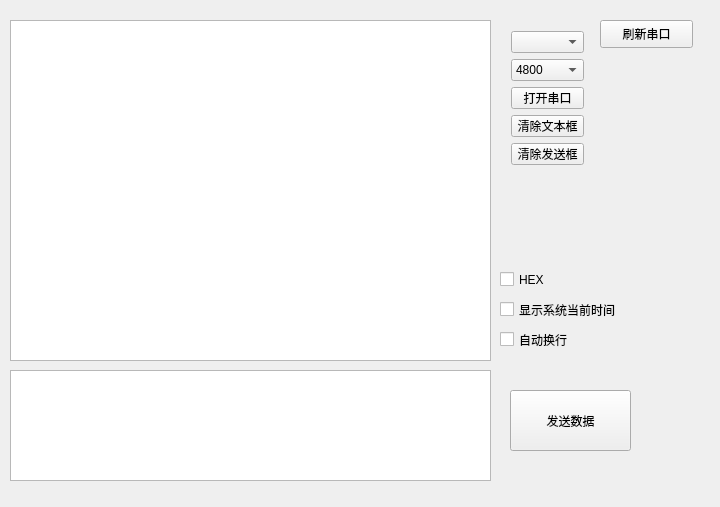
<?xml version="1.0" encoding="UTF-8"?>
<ui version="4.0">
 <class>Widget</class>
 <widget class="QWidget" name="Widget">
  <property name="geometry">
   <rect>
    <x>0</x>
    <y>0</y>
    <width>720</width>
    <height>507</height>
   </rect>
  </property>
  <property name="windowTitle">
   <string>Widget</string>
  </property>
  <widget class="QTextEdit" name="recvTextEdit">
   <property name="geometry">
    <rect>
     <x>10</x>
     <y>20</y>
     <width>481</width>
     <height>341</height>
    </rect>
   </property>
  </widget>
  <widget class="QPushButton" name="sendButton">
   <property name="geometry">
    <rect>
     <x>510</x>
     <y>390</y>
     <width>121</width>
     <height>61</height>
    </rect>
   </property>
   <property name="text">
    <string>发送数据</string>
   </property>
  </widget>
  <widget class="QTextEdit" name="sendTextEdit">
   <property name="geometry">
    <rect>
     <x>10</x>
     <y>370</y>
     <width>481</width>
     <height>111</height>
    </rect>
   </property>
  </widget>
  <widget class="QWidget" name="layoutWidget">
   <property name="geometry">
    <rect>
     <x>500</x>
     <y>20</y>
     <width>95</width>
     <height>156</height>
    </rect>
   </property>
   <layout class="QGridLayout" name="gridLayout">
    <item row="0" column="0">
     <widget class="QComboBox" name="portComboBox"/>
    </item>
    <item row="1" column="0">
     <widget class="QComboBox" name="baudComboBox">
      <item>
       <property name="text">
        <string>4800</string>
       </property>
      </item>
      <item>
       <property name="text">
        <string>9600</string>
       </property>
      </item>
      <item>
       <property name="text">
        <string>19200</string>
       </property>
      </item>
      <item>
       <property name="text">
        <string>38400</string>
       </property>
      </item>
      <item>
       <property name="text">
        <string>57600</string>
       </property>
      </item>
      <item>
       <property name="text">
        <string>115200</string>
       </property>
      </item>
      <item>
       <property name="text">
        <string>128000</string>
       </property>
      </item>
      <item>
       <property name="text">
        <string>256000</string>
       </property>
      </item>
     </widget>
    </item>
    <item row="2" column="0">
     <widget class="QPushButton" name="openPortButton">
      <property name="text">
       <string>打开串口</string>
      </property>
     </widget>
    </item>
    <item row="3" column="0">
     <widget class="QPushButton" name="clearTextButton">
      <property name="text">
       <string>清除文本框</string>
      </property>
     </widget>
    </item>
    <item row="4" column="0">
     <widget class="QPushButton" name="clearSendButton">
      <property name="text">
       <string>清除发送框</string>
      </property>
     </widget>
    </item>
   </layout>
  </widget>
  <widget class="QPushButton" name="refButton">
   <property name="geometry">
    <rect>
     <x>600</x>
     <y>20</y>
     <width>93</width>
     <height>28</height>
    </rect>
   </property>
   <property name="text">
    <string>刷新串口</string>
   </property>
  </widget>
  <widget class="QCheckBox" name="hexcheckBox">
   <property name="geometry">
    <rect>
     <x>500</x>
     <y>270</y>
     <width>91</width>
     <height>19</height>
    </rect>
   </property>
   <property name="text">
    <string>HEX</string>
   </property>
  </widget>
  <widget class="QCheckBox" name="timecheckBox">
   <property name="geometry">
    <rect>
     <x>500</x>
     <y>300</y>
     <width>181</width>
     <height>19</height>
    </rect>
   </property>
   <property name="text">
    <string>显示系统当前时间</string>
   </property>
  </widget>
  <widget class="QCheckBox" name="rcheckBox">
   <property name="geometry">
    <rect>
     <x>500</x>
     <y>330</y>
     <width>91</width>
     <height>19</height>
    </rect>
   </property>
   <property name="text">
    <string>自动换行</string>
   </property>
  </widget>
 </widget>
 <layoutdefault spacing="6" margin="11"/>
 <resources/>
 <connections/>
</ui>
